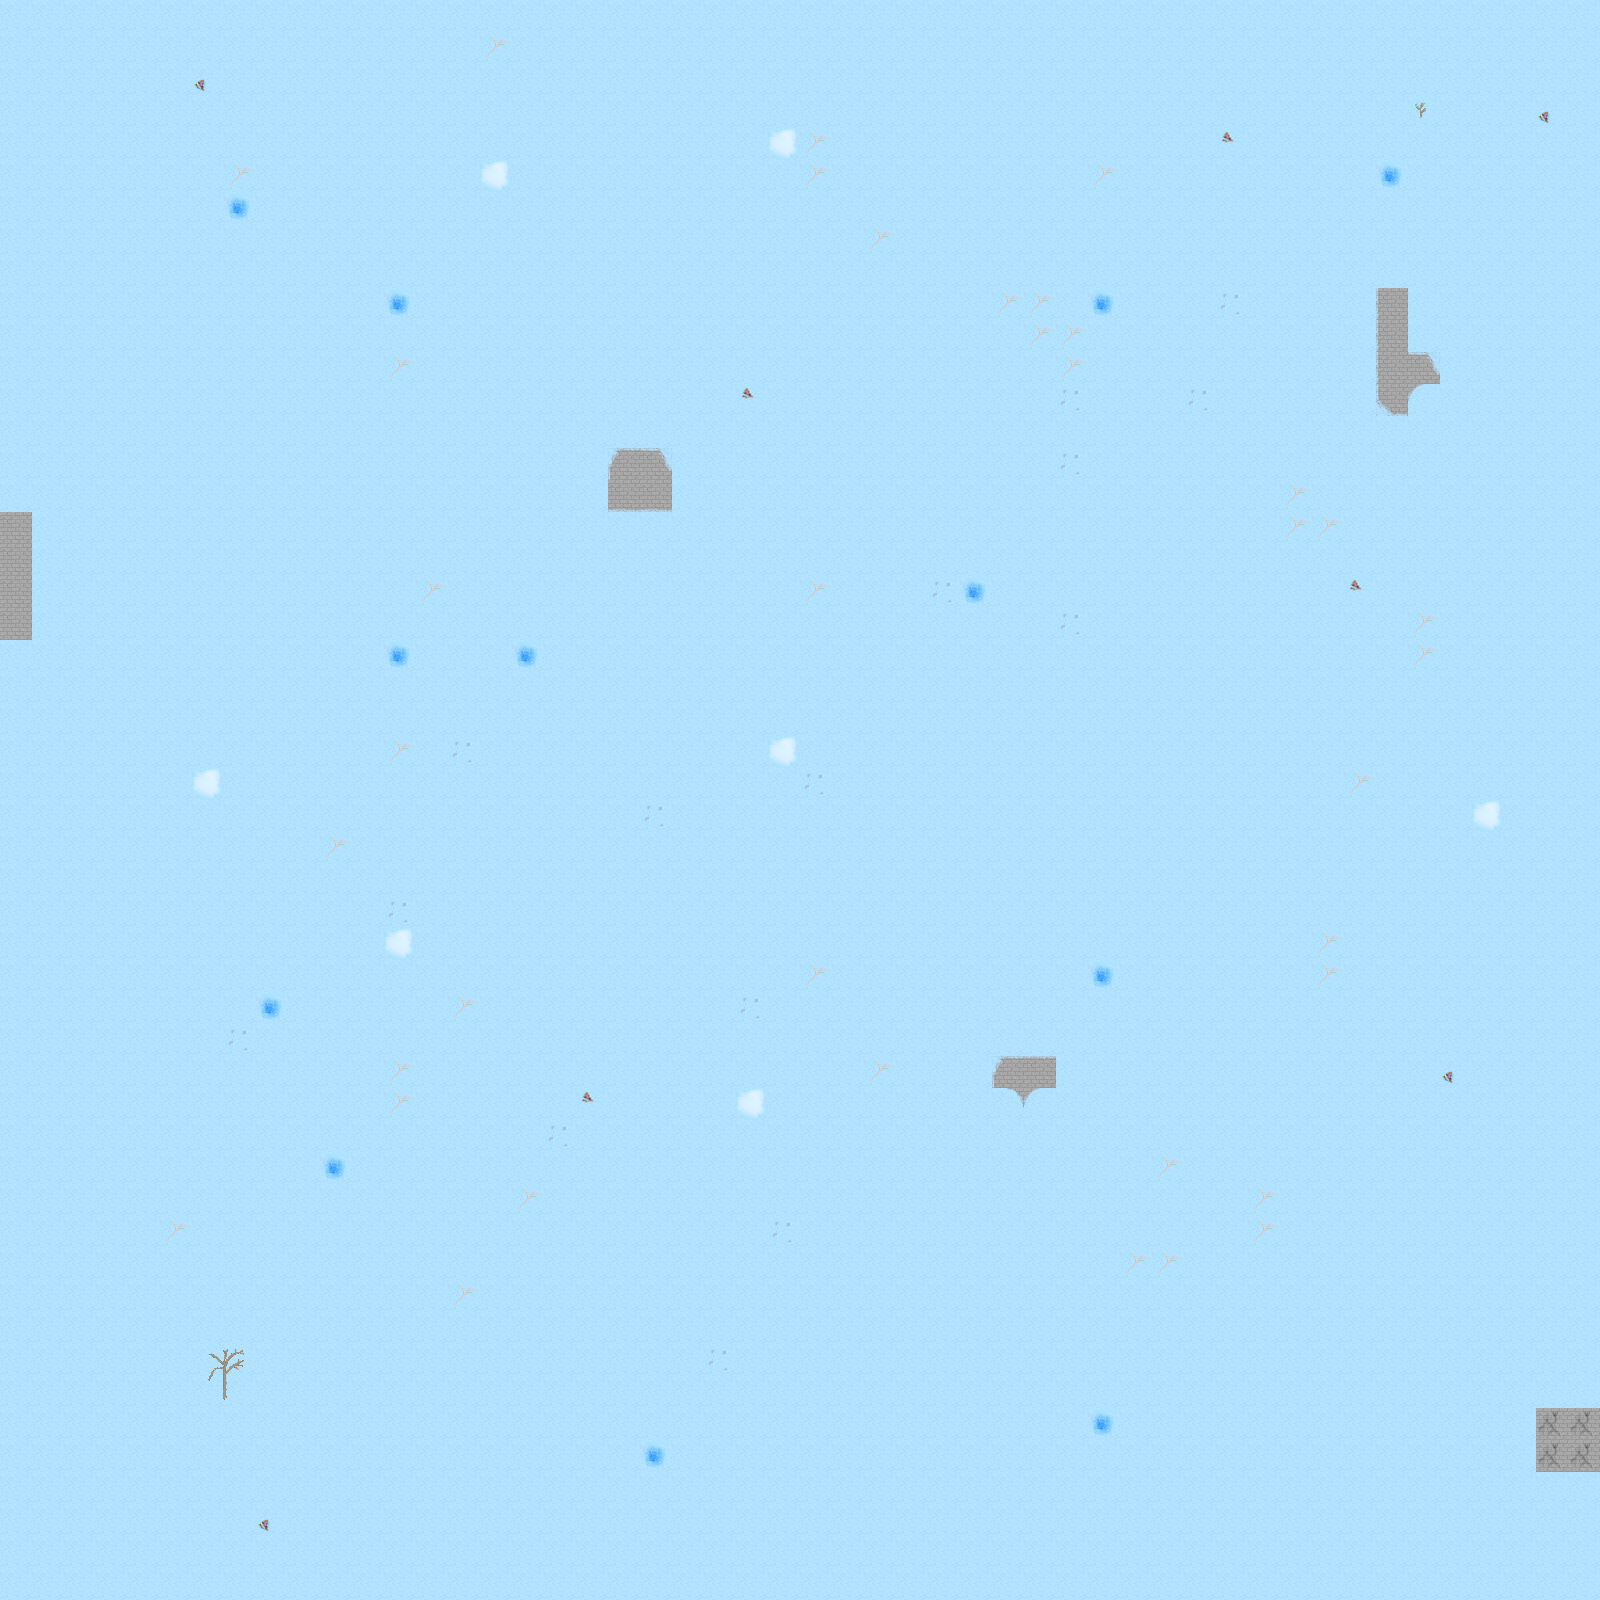

This game map was drawn from its Tiled (.tmx) file and the tilesets committed beside it. A one-line description and the trimmed map source follow:
An orthogonal 50x50 tile map with 32x32 px tiles, 2 tile layers (ground, walls), 2 tilesets and 18 objects (3x maplesyrup, enemy, player, door).

<map version="1.2" tiledversion="1.3.4" orientation="orthogonal" renderorder="right-down" width="50" height="50" tilewidth="32" tileheight="32" infinite="0" nextlayerid="10" nextobjectid="12">
 <editorsettings>
  <export target="level1.lua" format="lua" />
 </editorsettings>
 <tileset firstgid="1" name="test" tilewidth="32" tileheight="32" tilecount="345" columns="15">
  <image source="../tilesets/test.png" trans="000000" width="480" height="736" />
  <tile id="201">
   <objectgroup draworder="index" id="2">
    <object id="1" x="0" y="-0.189237" width="32.0757" height="32.2649" />
   </objectgroup>
  </tile>
  <tile id="202">
   <objectgroup draworder="index" id="2">
    <object id="1" x="0" y="0" width="31.9811" height="31.8865" />
   </objectgroup>
  </tile>
  <tile id="214">
   <objectgroup draworder="index" id="2">
    <object id="1" x="0.0946186" y="0" width="31.7918" height="31.7918" />
   </objectgroup>
  </tile>
  <tile id="215">
   <properties>
    <property name="collidable" value="true" />
   </properties>
   <objectgroup draworder="index" id="2">
    <object id="1" x="0.189237" y="0.0946186" width="31.6972" height="30.9403" />
   </objectgroup>
  </tile>
  <tile id="216">
   <objectgroup draworder="index" id="2">
    <object id="1" x="-0.0946186" y="0" width="31.9811" height="31.6026" />
   </objectgroup>
  </tile>
  <tile id="217">
   <objectgroup draworder="index" id="2">
    <object id="1" x="0" y="-0.0946186" width="31.8865" height="31.8865" />
   </objectgroup>
  </tile>
  <tile id="255">
   <objectgroup draworder="index" id="2">
    <object id="1" x="23.3708" y="-0.283856" width="8.70491" height="7.19101" />
    <object id="2" x="20.5322" y="7.09639" width="11.3542" height="19.9645" />
   </objectgroup>
  </tile>
  <tile id="256">
   <objectgroup draworder="index" id="3">
    <object id="3" x="-0.0946186" y="0.0946186" width="31.9811" height="28.291" />
   </objectgroup>
  </tile>
  <tile id="257">
   <objectgroup draworder="index" id="2">
    <object id="1" x="0" y="-0.0946186" width="15.0444" height="8.79953" />
    <object id="2" x="0" y="8.70491" width="7.00177" height="15.6121" />
   </objectgroup>
  </tile>
 </tileset>
 <tileset firstgid="346" source="tiles.tsx" />
 <layer id="3" name="ground" width="50" height="50">
  <data>[2500 cells, 2500 non-empty, 18 distinct tile ids]</data>
 </layer>
 <layer id="9" name="walls" width="50" height="50">
  <properties>
   <property name="collidable" type="bool" value="true" />
  </properties>
  <data>[2500 cells, 198 non-empty, 6 distinct tile ids]</data>
 </layer>
 <objectgroup id="8" name="sprites">
  <object id="5" name="enemy" x="1376" y="1344">
   <properties>
    <property name="Dialogue" type="int" value="1" />
    <property name="Is" value="enemy" />
   </properties>
  </object>
  <object id="7" name="player" x="64" y="544" width="32" height="32" />
  <object id="4" name="door" x="1568" y="1408" width="22.7896" height="61.4156">
   <properties>
    <property name="Is" value="door" />
    <property name="LeadsTo" value="level5" />
   </properties>
  </object>
  <object id="8" name="maplesyrup" x="448" y="1248">
   <properties>
    <property name="Is" value="maplesyrup" />
   </properties>
  </object>
  <object id="9" name="maplesyrup" x="224" y="448">
   <properties>
    <property name="Is" value="maplesyrup" />
   </properties>
  </object>
  <object id="10" name="maplesyrup" x="1216" y="736">
   <properties>
    <property name="Is" value="maplesyrup" />
   </properties>
  </object>
  <object id="11" x="-400" y="906" />
 </objectgroup>
</map>
